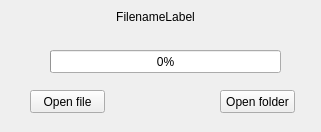
<?xml version="1.0" encoding="UTF-8"?>
<ui version="4.0">
 <class>Form</class>
 <widget class="QWidget" name="Form">
  <property name="geometry">
   <rect>
    <x>0</x>
    <y>0</y>
    <width>321</width>
    <height>132</height>
   </rect>
  </property>
  <property name="windowTitle">
   <string>Download Manager</string>
  </property>
  <property name="windowIcon">
   <iconset>
    <normaloff>logo.png</normaloff>logo.png</iconset>
  </property>
  <widget class="QProgressBar" name="progressBar">
   <property name="geometry">
    <rect>
     <x>50</x>
     <y>50</y>
     <width>231</width>
     <height>23</height>
    </rect>
   </property>
   <property name="value">
    <number>0</number>
   </property>
  </widget>
  <widget class="QPushButton" name="pushButton">
   <property name="geometry">
    <rect>
     <x>30</x>
     <y>90</y>
     <width>75</width>
     <height>23</height>
    </rect>
   </property>
   <property name="text">
    <string>Open file</string>
   </property>
  </widget>
  <widget class="QPushButton" name="pushButton_2">
   <property name="geometry">
    <rect>
     <x>220</x>
     <y>90</y>
     <width>75</width>
     <height>23</height>
    </rect>
   </property>
   <property name="text">
    <string>Open folder</string>
   </property>
  </widget>
  <widget class="QLabel" name="label">
   <property name="geometry">
    <rect>
     <x>80</x>
     <y>10</y>
     <width>151</width>
     <height>41</height>
    </rect>
   </property>
   <property name="text">
    <string>FilenameLabel</string>
   </property>
   <property name="alignment">
    <set>Qt::AlignHCenter|Qt::AlignTop</set>
   </property>
  </widget>
 </widget>
 <resources/>
 <connections/>
</ui>
